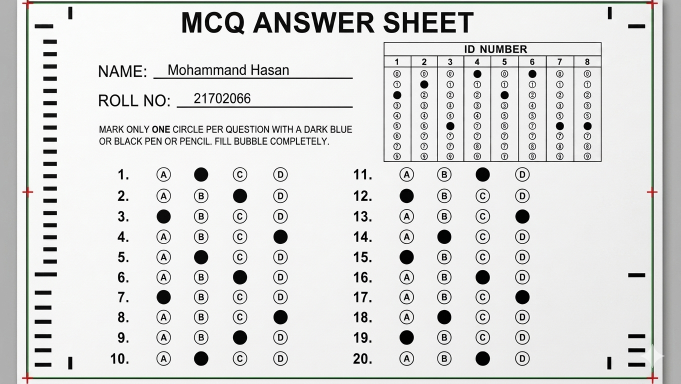
#> input picture omr-service/test_images/Perfect_image3.png, 1361 x 768 px (shown at 1/2 size)
$ python perspective.py
#> lines starting #> are read from the running program, lines starting #| are printed output that depends on the picture; after the words box and inside, x2 and y2 are one past the last pixel; in counts of white or black regions, pixels touching at a corner belong together
import cv2
import numpy as np


class PerspectiveCorrector:
    def __init__(self, image_path):
#> called with image_path = './test_images/Perfect_image3.png'
        self.image_path = image_path
        self.image = cv2.imread(image_path)
#> self.image is the input picture: shape (768, 1361, 3); mean B, G, R 218.8, 219.9, 219.2

        if self.image is None:
            raise ValueError(f"Cannot load image: {image_path}")

        self.original = self.image.copy()

    def resize_image(self, height=1000):
        """Resize image while keeping aspect ratio"""

        ratio = self.image.shape[0] / height

        width = int(self.image.shape[1] / ratio)

        resized = cv2.resize(self.image, (width, height))

        return resized, ratio

    def preprocess(self, image):
        """Preprocess image for edge detection"""

        gray = cv2.cvtColor(image, cv2.COLOR_BGR2GRAY)

        blurred = cv2.GaussianBlur(gray, (5, 5), 0)

        edged = cv2.Canny(blurred, 75, 200)

        return edged

    def find_document_contour(self, edged):
        """Find biggest 4-point contour"""

        contours, _ = cv2.findContours(
            edged,
            cv2.RETR_LIST,
            cv2.CHAIN_APPROX_SIMPLE
        )

        contours = sorted(
            contours,
            key=cv2.contourArea,
            reverse=True
        )[:10]

        for contour in contours:

            perimeter = cv2.arcLength(contour, True)

            approx = cv2.approxPolyDP(
                contour,
                0.02 * perimeter,
                True
            )

            if len(approx) == 4:
                return approx

        return None

    def order_points(self, pts):
        """Order points: top-left, top-right, bottom-right, bottom-left"""

        rect = np.zeros((4, 2), dtype="float32")

        s = pts.sum(axis=1)

        rect[0] = pts[np.argmin(s)]
        rect[2] = pts[np.argmax(s)]

        diff = np.diff(pts, axis=1)

        rect[1] = pts[np.argmin(diff)]
        rect[3] = pts[np.argmax(diff)]

        return rect

    def four_point_transform(self, image, pts):
        """Apply perspective transform"""

        rect = self.order_points(pts)

        (tl, tr, br, bl) = rect

        widthA = np.linalg.norm(br - bl)
        widthB = np.linalg.norm(tr - tl)

        maxWidth = max(int(widthA), int(widthB))

        heightA = np.linalg.norm(tr - br)
        heightB = np.linalg.norm(tl - bl)

        maxHeight = max(int(heightA), int(heightB))

        dst = np.array([
            [0, 0],
            [maxWidth - 1, 0],
            [maxWidth - 1, maxHeight - 1],
            [0, maxHeight - 1]
        ], dtype="float32")

        matrix = cv2.getPerspectiveTransform(rect, dst)

        warped = cv2.warpPerspective(
            image,
            matrix,
            (maxWidth, maxHeight)
        )

        return warped

    def correct_perspective(self, output_path="corrected_omr.jpg"):
        """Main correction pipeline"""
#> called with output_path = 'corrected_omr.jpg'

        resized, ratio = self.resize_image()
#> in resize_image, `resized = cv2.resize(self.image, (width, height))`:
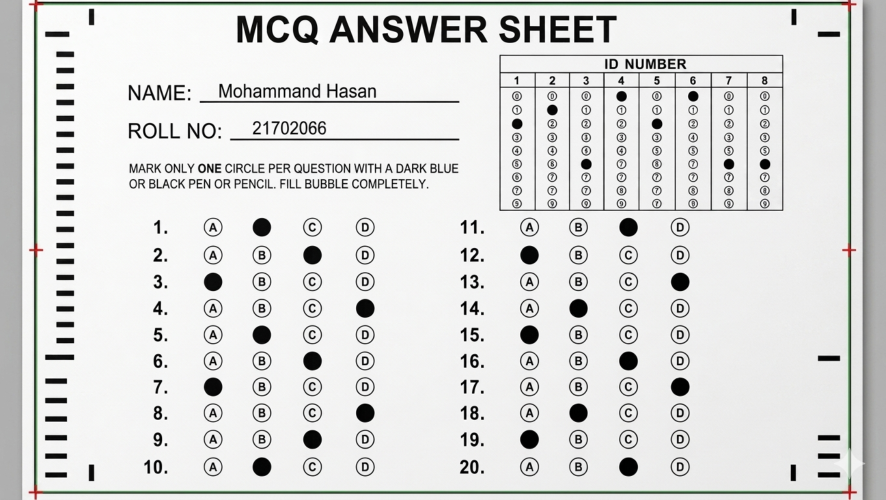
#> resized: shape (1000, 1772, 3) (shown at 1/2 size); mean B, G, R 218.7, 219.8, 219.1
#> ratio = 0.768

        edged = self.preprocess(resized)
#> in preprocess, `edged = cv2.Canny(blurred, 75, 200)`:
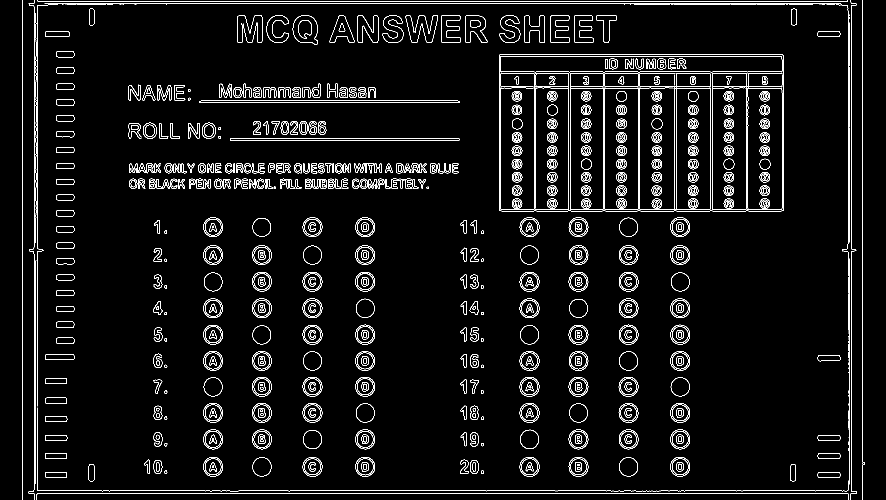
#> edged: shape (1000, 1772) (shown at 1/2 size); 4.7% white in thin lines or dots

        contour = self.find_document_contour(edged)
#> in find_document_contour, `contours, _ = cv2.findContours( edged, cv2.RETR_LIST, cv2.CHAIN_APPROX..`: contours = 1542 contours, 289 with area under 20; largest, box (x1, y1, x2, y2) and area: (998, 109, 1568, 423) 178030, (998, 109, 1568, 423) 178026, (1279, 146, 1421, 420) 36538, (1424, 145, 1565, 420) 18561, (1352, 146, 1421, 420) 18524
#> in find_document_contour, `contours = sorted( contours, key=cv2.contourArea, reverse=True )[:10]`: contours = 10 contours; largest, box (x1, y1, x2, y2) and area: (998, 109, 1568, 423) 178030, (998, 109, 1568, 423) 178026, (1279, 146, 1421, 420) 36538, (1424, 145, 1565, 420) 18561, (1352, 146, 1421, 420) 18524
#> the loop in find_document_contour, `for contour in contours: ` made 1 pass
#> (perimeter, approx) on pass 1: (1767.4, [[998, 110], [999, 421], [1566, 421], [1565, 109]])
#> contour = [[998, 110], [999, 421], [1566, 421], [1565, 109]]

        if contour is None:
            raise ValueError("Could not detect OMR sheet boundary")

        contour = contour.reshape(4, 2) * ratio
#> contour = [[766.5, 84.48], [767.2, 323.3], [1202.7, 323.3], [1201.9, 83.71]]

        warped = self.four_point_transform(
            self.original,
            contour
        )
#> in order_points, `s = pts.sum(axis=1)`: s = [850.9, 1090.6, 1526, 1285.6]
#> in order_points, `diff = np.diff(pts, axis=1)`: diff = [-682, -443.9, -879.4, -1118.2]
#> in four_point_transform, `rect = self.order_points(pts)`: rect = [[766.5, 84.48], [1201.9, 83.71], [1202.7, 323.3], [767.2, 323.3]]
#> in four_point_transform, `(tl, tr, br, bl) = rect`: tl = [766.5, 84.48]; tr = [1201.9, 83.71]; br = [1202.7, 323.3]; bl = [767.2, 323.3]
#> in four_point_transform, `widthA = np.linalg.norm(br - bl)`: widthA = 435.5
#> in four_point_transform, `maxWidth = max(int(widthA), int(widthB))`: maxWidth = 435
#> in four_point_transform, `heightA = np.linalg.norm(tr - br)`: heightA = 239.6
#> in four_point_transform, `heightB = np.linalg.norm(tl - bl)`: heightB = 238.8
#> in four_point_transform, `maxHeight = max(int(heightA), int(heightB))`: maxHeight = 239
#> in four_point_transform, `dst = np.array([ [0, 0], [maxWidth - 1, 0], [maxWidth - 1, maxHeight -..`: dst = [[0, 0], [434, 0], [434, 238], [0, 238]]
#> in four_point_transform, `matrix = cv2.getPerspectiveTransform(rect, dst)`: matrix = [[1.01, -0.00323, -770.4], [0.00177, 1, -86.01], [7.43e-06, -4.83e-08, 1]]
#> in four_point_transform, `warped = cv2.warpPerspective( image, matrix, (maxWidth, maxHeight) )`:
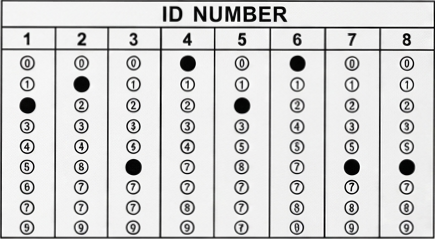
#> warped: shape (239, 435, 3); mean B, G, R 211.9, 212, 212

        cv2.imwrite(output_path, warped)

        print(f"✅ Perspective corrected image saved: {output_path}")

        return warped


if __name__ == "__main__":

    # image_path = "../test_images/Perfect_image3.png"
    image_path = "./test_images/Perfect_image3.png"

    corrector = PerspectiveCorrector(image_path)

    corrected = corrector.correct_perspective()

$ run again, with omr-service/test_images/Perfec_filled.png copied over omr-service/test_images/Perfect_image3.png
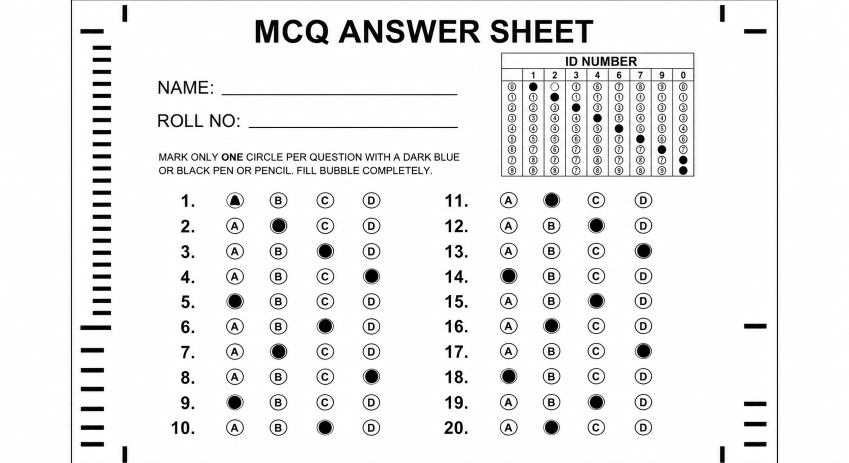
#> input picture omr-service/test_images/Perfec_filled.png, 1698 x 926 px (shown at 1/2 size)
#> in __init__, self.image is the input picture: shape (926, 1698, 3); mean B, G, R 238.5, 238.5, 238.5
#> in correct_perspective, `resized, ratio = self.resize_image()`: ratio = 0.926
#> in preprocess, `edged = cv2.Canny(blurred, 75, 200)`:
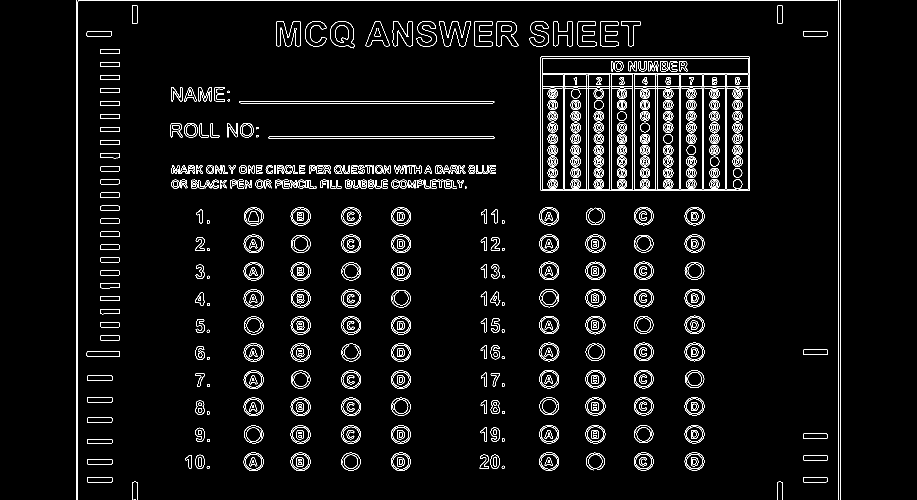
#> edged: shape (1000, 1833) (shown at 1/2 size); 4% white in thin lines or dots, all inside (x1, y1, x2, y2) = (152, 0, 1681, 1000)
#> in find_document_contour, `contours, _ = cv2.findContours( edged, cv2.RETR_LIST, cv2.CHAIN_APPROX..`: contours = 1575 contours, 272 with area under 20; largest, box (x1, y1, x2, y2) and area: (1081, 113, 1500, 382) 112022, (1081, 113, 1500, 382) 112016, (1084, 149, 1221, 380) 29736, (1268, 149, 1359, 380) 20027, (1084, 116, 1497, 147) 12360
#> in find_document_contour, `contours = sorted( contours, key=cv2.contourArea, reverse=True )[:10]`: contours = 10 contours; largest, box (x1, y1, x2, y2) and area: (1081, 113, 1500, 382) 112022, (1081, 113, 1500, 382) 112016, (1084, 149, 1221, 380) 29736, (1268, 149, 1359, 380) 20027, (1084, 116, 1497, 147) 12360
#> the loop in find_document_contour, `for contour in contours: ` made 1 pass
#> (perimeter, approx) on pass 1: (1369.7, [[1081, 114], [1082, 381], [1499, 380], [1498, 113]])
#> in correct_perspective, `contour = self.find_document_contour(edged)`: contour = [[1081, 114], [1082, 381], [1499, 380], [1498, 113]]
#> in correct_perspective, `contour = contour.reshape(4, 2) * ratio`: contour = [[1001, 105.6], [1001.9, 352.8], [1388.1, 351.9], [1387.1, 104.6]]
#> s = [1106.6, 1354.7, 1740, 1491.8]
#> diff = [-895.4, -649.1, -1036.2, -1282.5]
#> rect = [[1001, 105.6], [1387.1, 104.6], [1388.1, 351.9], [1001.9, 352.8]]
#> tl = [1001, 105.6]; tr = [1387.1, 104.6]; br = [1388.1, 351.9]; bl = [1001.9, 352.8]
#> widthA = 386.1
#> maxWidth = 386
#> heightA = 247.2
#> maxHeight = 247
#> dst = [[0, 0], [385, 0], [385, 246], [0, 246]]
#> matrix = [[0.997, -0.00373, -997.6], [0.00239, 0.995, -107.4], [7.99e-11, -5.99e-13, 1]]
#> in four_point_transform, `warped = cv2.warpPerspective( image, matrix, (maxWidth, maxHeight) )`:
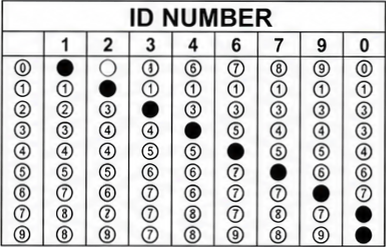
#> warped: shape (247, 386, 3); mean B, G, R 211.2, 211.1, 211
